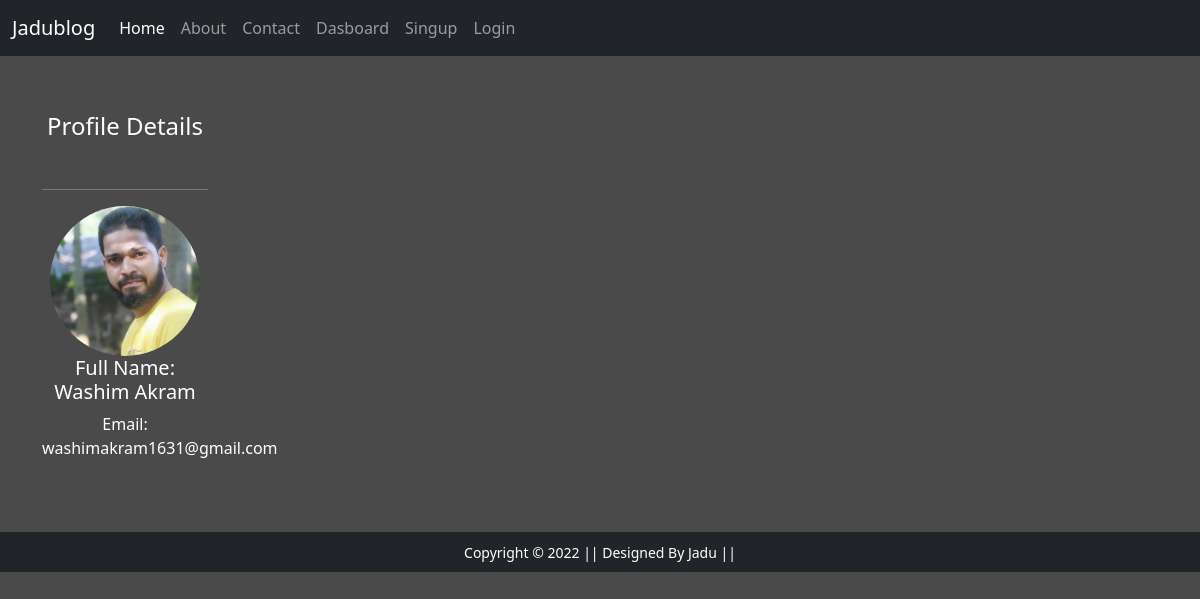
The app's page /profiledetails/1/ with its own data.
### blog/models.py (models this page shows, shortened)
class Post(models.Model):
    user = models.ForeignKey(User, on_delete=models.CASCADE)
    title = models.CharField(max_length=150)
    desc = models.TextField()
    def post_by(self):
        return self.user.first_name + ' ' + self.user.last_name
    class Meta:
        db_table = 'Post'

class UserProfile(models.Model):
    user = models.OneToOneField(User, on_delete=models.PROTECT, primary_key=True)
    image = models.ImageField(upload_to='porductimage')
    class Meta:
        db_table = 'userprofile'

### blog/views.py (the view)
# urls.py: path('profiledetails/<int:id>/', views.Profile_Deatil_View, name='profiledetails')
def Profile_Deatil_View(request, id):
    user = Post.objects.get(pk=id)
    return  render(request,'blog/profiledetail.html',{'user':user})

### templates/blog/profiledetail.html (shortened to what this page needs)
<!DOCTYPE html>
{% extends 'blog/base.html' %}
{% load static %}
{% block side %}
<div class="col-sm-2 text-white my-2 text-center">
    <h4 class="my-5">Profile Details</h4><hr>
    {% if user.user.userprofile.image.url %}
    <img src="{{ user.user.userprofile.image.url }}" class="image--cover" alt="">
    {% else %}
    <img src="{% static 'images/bydefaulprofile.jpg' %}" class="image--cover" alt="">
    {% endif %}
    <h5>Full Name: {{user.post_by}}</h5>
    <p>Email: {{user.user.email}}</p>
</div>
{% endblock side %}

### static/css/style.css (style rules this page uses)
body { background-color: rgb(75, 74, 74); color:antiquewhite; }
.image--cover { width: 150px; height: 150px; border-radius: 50%; object-fit: cover; object-position: center right; }

### records on screen
Post: user.userprofile.image (picture), post_by "Washim Akram", user.email "washimakram1631@gmail.com"
